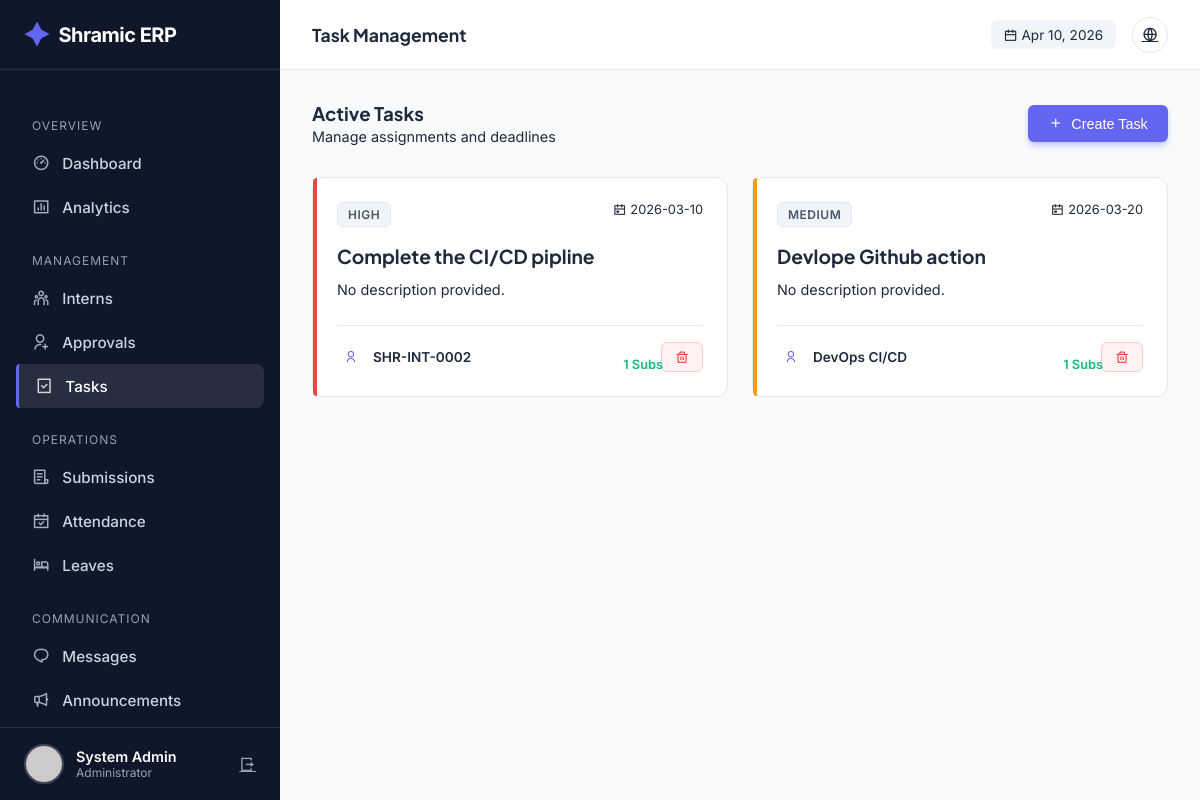
The app's page /admin/tasks (signed in), older data.
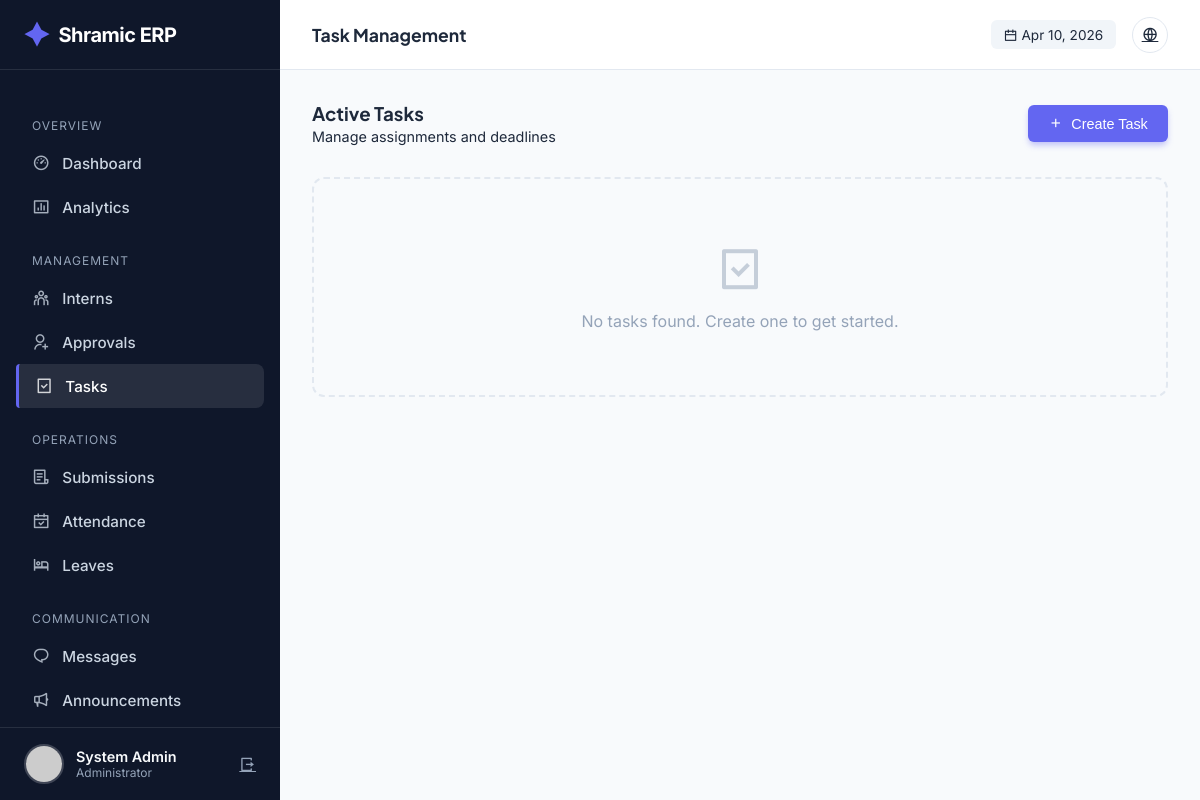
The same page, newer data.
### tables this page shows
CREATE TABLE users (
            id INTEGER PRIMARY KEY AUTOINCREMENT,
            intern_id TEXT UNIQUE,
            usn TEXT UNIQUE NOT NULL,
            full_name TEXT NOT NULL,
            phone TEXT NOT NULL,
            email TEXT UNIQUE NOT NULL,
            password_hash TEXT NOT NULL,
            role TEXT NOT NULL,
            photo_url TEXT,
            status TEXT DEFAULT 'PENDING',
            is_admin BOOLEAN DEFAULT 0,
            department TEXT,
            join_date DATE,
            emergency_contact TEXT,
            address TEXT,
            last_login TIMESTAMP,
            login_count INTEGER DEFAULT 0,
            created_at TIMESTAMP DEFAULT CURRENT_TIMESTAMP,
            updated_at TIMESTAMP DEFAULT CURRENT_TIMESTAMP
        );

CREATE TABLE tasks (
            id INTEGER PRIMARY KEY AUTOINCREMENT,
            title TEXT NOT NULL,
            description TEXT,
            file_url TEXT,
            assigned_to TEXT,
            assigned_by INTEGER,
            deadline DATE,
            priority TEXT DEFAULT 'MEDIUM',
            status TEXT DEFAULT 'ACTIVE',
            category TEXT,
            estimated_hours REAL,
            completion_percentage INTEGER DEFAULT 0,
            created_at TIMESTAMP DEFAULT CURRENT_TIMESTAMP,
            updated_at TIMESTAMP DEFAULT CURRENT_TIMESTAMP,
            FOREIGN KEY (assigned_by) REFERENCES users(id)
        );

### app.py (the view, shortened to what this page needs)
@app.route('/admin/tasks', methods=['GET', 'POST'])
@login_required
@admin_required
def admin_tasks():
    conn = get_db_connection()
    cur = conn.cursor()
    cur.execute("""
        SELECT t.*, u.full_name as created_by_name,
               (SELECT COUNT(*) FROM submissions WHERE task_id = t.id) as submission_count
        FROM tasks t
        JOIN users u ON t.assigned_by = u.id
        ORDER BY t.created_at DESC
    """)
    tasks = cur.fetchall()
    cur.execute("SELECT intern_id, full_name FROM users WHERE is_admin = 0 AND status = 'APPROVED'")
    interns = cur.fetchall()
    cur.execute("SELECT DISTINCT role FROM users WHERE is_admin = 0")
    roles = [r['role'] for r in cur.fetchall()]
    conn.close()
    return render_template('admin/tasks.html', tasks=tasks, interns=interns, roles=roles)

### app.py (called while the page is built)
@app.before_request
def make_session_permanent():
    session.permanent = True
    app.permanent_session_lifetime = timedelta(days=365)
    if current_user.is_authenticated:
        try:
            conn = get_db_connection()
            cur = conn.cursor()
            current_timestamp = format_datetime(get_current_datetime())
            cur.execute("UPDATE users SET updated_at = ? WHERE id = ?",
                       (current_timestamp, current_user.id))
            conn.commit()
            conn.close()
        except:
            pass

def get_db_connection():
    conn = sqlite3.connect(DATABASE)
    conn.row_factory = sqlite3.Row
    return conn

def get_current_datetime():
    return datetime.now(TIMEZONE)

def format_datetime(dt, format_str='%Y-%m-%d %H:%M:%S'):
    if dt is None: return None
    if isinstance(dt, str): return dt
    return dt.strftime(format_str)

@login_manager.user_loader
def load_user(user_id):
    conn = get_db_connection()
    cur = conn.cursor()
    cur.execute("SELECT * FROM users WHERE id = ?", (user_id,))
    user_data = cur.fetchone()
    conn.close()
    return User(dict(user_data)) if user_data else None

def admin_required(f):
    @wraps(f)
    def decorated_function(*args, **kwargs):
        if not current_user.is_authenticated or not current_user.is_admin:
            flash('Access denied. Admin privileges required.', 'error')
            return redirect(url_for('index'))
        return f(*args, **kwargs)
    return decorated_function

@app.context_processor
def inject_globals():
    unread_count = 0
    if current_user.is_authenticated:
        try:
            conn = get_db_connection()
            cur = conn.cursor()
            cur.execute("""
                SELECT COUNT(*) as count
                FROM notifications
                WHERE user_id = ? AND is_read = 0
            """, (current_user.id,))
            unread_count = cur.fetchone()['count']
            conn.close()
        except:
            pass
    return {
        'now': get_current_datetime(),
        'app_name': 'Shramic ERP',
        'unread_notifications': unread_count
    }

### templates/admin/tasks.html (shortened to what this page needs)
{% extends "admin/base.html" %} {% block page_title %}Task Management{% endblock
%} {% block content %}
<div
  style="
    display: flex;
    justify-content: space-between;
    align-items: center;
    margin-bottom: 2rem;
  "
>
  <div>
    <h3 style="margin-bottom: 0.2rem">Active Tasks</h3>
    <p style="color: var(--text-secondary); font-size: 0.9rem">
      Manage assignments and deadlines
    </p>
  </div>
  <button onclick="toggleModal(true)" class="btn btn-primary">
    <i class="ri-add-line"></i> Create Task
  </button>
</div>
<div class="task-grid">
  {% for task in tasks %}
  <div class="task-card">
    <div
      class="priority-strip p-{{ 'high' if task.priority in ['HIGH', 'URGENT'] else 'medium' if task.priority == 'MEDIUM' else 'low' }}"
    ></div>
    <div
      style="
        display: flex;
        justify-content: space-between;
        align-items: start;
        margin-bottom: 1rem;
      "
    >
      <span
        class="task-badge {% if task.priority == 'URGENT' %}badge-urgent{% else %}badge-normal{% endif %}"
      >
        {{ task.priority }}
      </span>
      {% if task.deadline %}
      <span
        style="
          font-size: 0.8rem;
          color: var(--text-secondary);
          display: flex;
          align-items: center;
          gap: 4px;
        "
      >
        <i class="ri-calendar-event-line"></i> {{ task.deadline }}
      </span>
      {% endif %}
    </div>
    <h4 style="font-size: 1.2rem; margin-bottom: 0.5rem; line-height: 1.4">
      {{ task.title }}
    </h4>
    <p
      style="
        color: var(--text-secondary);
        font-size: 0.9rem;
        line-height: 1.6;
        margin-bottom: 1.5rem;
        flex: 1;
      "
    >
      {{ task.description or 'No description provided.' }}
    </p>
    <div
      style="
        border-top: 1px solid var(--border);
        padding-top: 1rem;
        margin-top: auto;
        display: flex;
        justify-content: space-between;
        align-items: center;
      "
    >
      <div style="display: flex; align-items: center; gap: 8px">
        <div
          style="
            width: 28px;
            height: 28px;
            background: var(--primary-light);
            color: var(--primary);
            border-radius: 50%;
            display: flex;
            align-items: center;
            justify-content: center;
            font-size: 0.8rem;
          "
        >
          <i class="ri-user-line"></i>
        </div>
        <span
          style="font-size: 0.85rem; font-weight: 600; color: var(--text-main)"
        >
          {{ "All Interns" if task.assigned_to == 'ALL' else task.assigned_to }}
        </span>
      </div>
      <form
        action="{{ url_for('delete_task', task_id=task.id) }}"
        method="POST"
        onsubmit="return confirm('Delete this task?');"
      >
        <button
          class="btn btn-danger"
          style="padding: 0.4rem 0.8rem; font-size: 0.85rem"
        >
          <i class="ri-delete-bin-line"></i>
        </button>
      </form>
    </div>
    {% if task.submission_count > 0 %}
    <div
      style="
        position: absolute;
        bottom: 1.5rem;
        right: 4rem;
        font-size: 0.8rem;
        color: var(--success);
        font-weight: 600;
      "
    >
      {{ task.submission_count }} Subs
    </div>
    {% endif %}
  </div>
  {% else %}
  <div
    style="
      grid-column: 1 / -1;
      text-align: center;
      padding: 4rem;
      color: var(--text-light);
      border: 2px dashed var(--border);
      border-radius: var(--radius);
    "
  >
    <i
      class="ri-task-line"
      style="font-size: 3rem; margin-bottom: 1rem; display: block; opacity: 0.5"
    ></i>
    <p>No tasks found. Create one to get started.</p>
  </div>
  {% endfor %}
</div>
{% endblock %}

### templates/admin/base.html (shortened to what this page needs)
<!doctype html>
<html lang="en">
  <head>
    <link
      href="https://cdn.jsdelivr.net/npm/remixicon@4.1.0/fonts/remixicon.css"
      rel="stylesheet"
    />
  </head>
  <body>
    <aside class="sidebar" id="sidebar">
      <a href="/" class="brand">
        <i class="ri-shining-2-fill"></i> Shramic ERP
      </a>
      <ul class="nav-menu">
        <li class="nav-label">Overview</li>
        <li>
          <a
            href="{{ url_for('admin_dashboard') }}"
            class="nav-link {% if request.endpoint == 'admin_dashboard' %}active{% endif %}"
            ><i class="ri-dashboard-3-line"></i> Dashboard</a
          >
        </li>
        <li>
          <a
            href="{{ url_for('admin_analytics') }}"
            class="nav-link {% if request.endpoint == 'admin_analytics' %}active{% endif %}"
            ><i class="ri-bar-chart-box-line"></i> Analytics</a
          >
        </li>
        <li class="nav-label">Management</li>
        <li>
          <a
            href="{{ url_for('admin_interns') }}"
            class="nav-link {% if request.endpoint == 'admin_interns' %}active{% endif %}"
            ><i class="ri-team-line"></i> Interns</a
          >
        </li>
        <li>
          <a
            href="{{ url_for('admin_approvals') }}"
            class="nav-link {% if request.endpoint == 'admin_approvals' %}active{% endif %}"
            ><i class="ri-user-add-line"></i> Approvals</a
          >
        </li>
        <li>
          <a
            href="{{ url_for('admin_tasks') }}"
            class="nav-link {% if request.endpoint == 'admin_tasks' %}active{% endif %}"
            ><i class="ri-task-line"></i> Tasks</a
          >
        </li>
        <li class="nav-label">Operations</li>
        <li>
          <a
            href="{{ url_for('admin_submissions') }}"
            class="nav-link {% if request.endpoint == 'admin_submissions' %}active{% endif %}"
            ><i class="ri-file-list-3-line"></i> Submissions</a
          >
        </li>
        <li>
          <a
            href="{{ url_for('admin_attendance') }}"
            class="nav-link {% if request.endpoint == 'admin_attendance' %}active{% endif %}"
            ><i class="ri-calendar-check-line"></i> Attendance</a
          >
        </li>
        <li>
          <a
            href="{{ url_for('admin_leaves') }}"
            class="nav-link {% if request.endpoint == 'admin_leaves' %}active{% endif %}"
            ><i class="ri-hotel-bed-line"></i> Leaves</a
          >
        </li>
        <li class="nav-label">Communication</li>
        <li>
          <a
            href="{{ url_for('admin_messages') }}"
            class="nav-link {% if request.endpoint == 'admin_messages' %}active{% endif %}"
            ><i class="ri-chat-1-line"></i> Messages</a
          >
        </li>
        <li>
          <a
            href="{{ url_for('admin_announcements') }}"
            class="nav-link {% if request.endpoint == 'admin_announcements' %}active{% endif %}"
            ><i class="ri-megaphone-line"></i> Announcements</a
          >
        </li>
      </ul>
      <div class="user-profile">
        <img
          src="{{ url_for('static', filename='uploads/profiles/' + current_user.photo_url) if current_user.photo_url else 'https://ui-avatars.com/api/?name=Admin&background=random' }}"
          class="user-avatar"
          alt="Admin"
        />
        <div style="flex: 1; overflow: hidden">
          <div
            style="
              font-weight: 600;
              font-size: 0.9rem;
              white-space: nowrap;
              text-overflow: ellipsis;
            "
          >
            {{ current_user.full_name }}
          </div>
          <div style="font-size: 0.75rem; color: var(--text-light)">
            Administrator
          </div>
        </div>
        <a
          href="{{ url_for('logout') }}"
          title="Logout"
          style="color: var(--text-light)"
          ><i class="ri-logout-box-r-line"></i
        ></a>
      </div>
    </aside>
    <div class="main-wrapper">
      <header class="top-header">
        <div style="display: flex; align-items: center; gap: 1rem">
          <h2 class="page-title">
            {% block page_title %}Dashboard{% endblock %}
          </h2>
        </div>
        <div class="header-actions">
          <div
            style="
              font-size: 0.85rem;
              color: var(--text-secondary);
              background: #f1f5f9;
              padding: 0.4rem 0.8rem;
              border-radius: 6px;
            "
          >
            <i class="ri-calendar-line"></i> {{ now.strftime('%b %d, %Y') }}
          </div>
          <a href="{{ url_for('index') }}" class="btn-icon" title="View Site"
            ><i class="ri-global-line"></i
          ></a>
        </div>
      </header>
      <div class="content">
         {% block content %}{% endblock %}
      </div>
    </div>
  </body>
</html>

### templates/admin/base.html (style rules this page uses)
:root { --bg-body: #f8fafc; --bg-surface: #ffffff; --bg-sidebar: #0f172a; --primary: #6366f1; --primary-hover: #4f46e5; --secondary: #64748b; --text-main: #1e293b; --text-light: #94a3b8; --text-white: #f8fafc; --success: #10b981; --warning: #f59e0b; --danger: #ef4444; --border: #e2e8f0; --sidebar-width: 280px; --header-height: 70px; --shadow-sm: 0 1px 2px 0 rgb(0 0 0 / 0.05); --shadow-lg: 0 10px 15px -3px rgb(0 0 0 / 0.1), 0 4px 6px -4px rgb(0 0 0 / 0.1); --radius: 12px; }
* { margin: 0; padding: 0; box-sizing: border-box; }
body { font-family: "Inter", sans-serif; background-color: var(--bg-body); color: var(--text-main); display: flex; min-height: 100vh; }
h1, h2, h3, h4, h5 { font-family: "Plus Jakarta Sans", sans-serif; font-weight: 700; }
.sidebar { width: var(--sidebar-width); background: var(--bg-sidebar); color: var(--text-white); position: fixed; height: 100vh; display: flex; flex-direction: column; transition: transform 0.3s ease; z-index: 50; }
.brand { height: var(--header-height); display: flex; align-items: center; padding: 0 1.5rem; border-bottom: 1px solid rgba(255, 255, 255, 0.1); font-size: 1.25rem; font-weight: 700; letter-spacing: -0.5px; color: white; text-decoration: none; }
.brand i { color: var(--primary); margin-right: 10px; font-size: 1.5rem; }
.nav-menu { flex: 1; padding: 1.5rem 1rem; overflow-y: auto; list-style: none; }
.nav-label { font-size: 0.75rem; text-transform: uppercase; letter-spacing: 1px; color: var(--text-light); margin: 1.5rem 0 0.5rem 1rem; }
.nav-link { display: flex; align-items: center; gap: 12px; padding: 0.75rem 1rem; border-radius: 8px; color: #cbd5e1; text-decoration: none; transition: 0.2s; font-weight: 500; font-size: 0.95rem; }
.nav-link:hover, .nav-link.active { background: rgba(255, 255, 255, 0.1); color: white; }
.nav-link.active { border-left: 3px solid var(--primary); border-radius: 4px 8px 8px 4px; }
.nav-link i { font-size: 1.1rem; opacity: 0.8; }
.user-profile { padding: 1rem 1.5rem; border-top: 1px solid rgba(255, 255, 255, 0.1); display: flex; align-items: center; gap: 12px; }
.user-avatar { width: 40px; height: 40px; border-radius: 50%; object-fit: cover; border: 2px solid rgba(255, 255, 255, 0.2); }
.main-wrapper { flex: 1; margin-left: var(--sidebar-width); display: flex; flex-direction: column; width: calc(100% - var(--sidebar-width)); }
.top-header { height: var(--header-height); background: var(--bg-surface); border-bottom: 1px solid var(--border); display: flex; align-items: center; justify-content: space-between; padding: 0 2rem; position: sticky; top: 0; z-index: 40; }
.page-title { font-size: 1.1rem; color: var(--text-main); }
.header-actions { display: flex; align-items: center; gap: 1rem; }
.btn-icon { width: 36px; height: 36px; border-radius: 50%; border: 1px solid var(--border); display: flex; align-items: center; justify-content: center; color: var(--text-secondary); cursor: pointer; transition: 0.2s; background: white; }
.content { padding: 2rem; }
.btn { display: inline-flex; align-items: center; gap: 8px; padding: 0.6rem 1.2rem; border-radius: 6px; font-size: 0.9rem; font-weight: 500; text-decoration: none; cursor: pointer; transition: 0.2s; border: 1px solid transparent; }
.btn-primary { background: var(--primary); color: white; box-shadow: 0 4px 6px -1px rgba(99, 102, 241, 0.4); }

### templates/admin/tasks.html (style rules this page uses)
.task-grid { display: grid; grid-template-columns: repeat(auto-fill, minmax(320px, 1fr)); gap: 1.5rem; }

Row changes from the older to the newer data that the page shows:
removed tasks: priority "HIGH", deadline "2026-03-10", title "Complete the CI/CD pipline", description "No description provided.", assigned_to "SHR-INT-0002", submission_count "1"
removed tasks: priority "MEDIUM", deadline "2026-03-20", title "Devlope Github action", description "No description provided.", assigned_to "DevOps CI/CD", submission_count "1"
Text that changed along with them:
text now shown: "No tasks found. Create one to get started."
